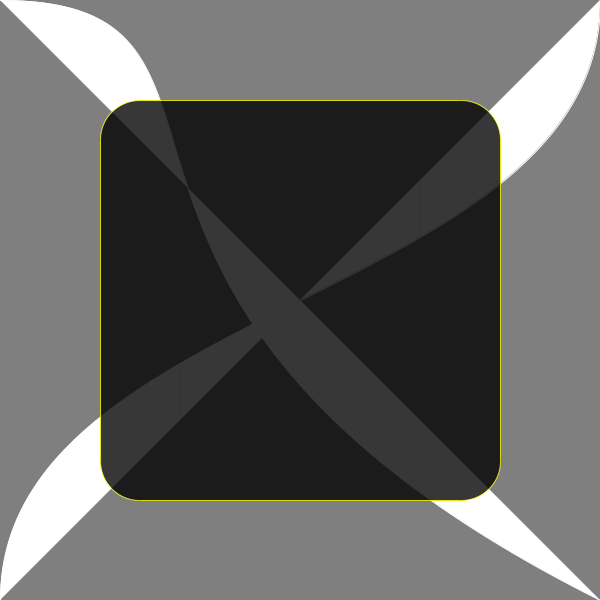
Frame 1 (no input)
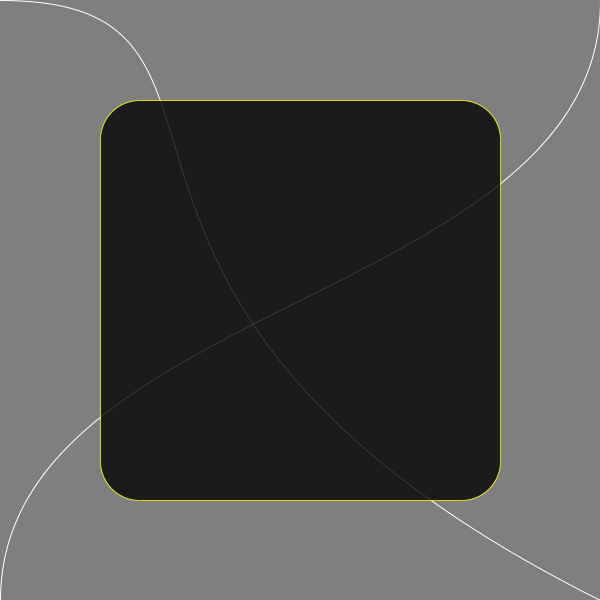
Frame 60 (the mouse pressed at the canvas centre just before this capture)
Frame 120 (the mouse held since frame 60 and released just before this capture): identical to frame 60, image omitted

The Processing sketch that drew these frames (run headless with seeded random() and noise(); from frame 60 on, the mouse is pressed at the canvas centre):

// Processing sketch: processing_36604
// ── processing_36604.pde

/*
Autor : Thomas Ramirez
Mail : rami.programmer[at]gmail.com
Licence : CC BY-NC-SA 2.0 (see informations on http://creativecommons.org/licenses/by-nc-sa/2.0/)
Date of publication : 10/09/2011 (DD/MM/YYYY)
Description : This is a free-to-use homemade function to draw rounded rectangles
*/

void setup()
{
  size(600,600);
  smooth();
}

void draw()
{
  background(127);
  
  // curves to test the alpha colors of our rounded rectangle :
  stroke(255);
  bezier(0,0,width/2,0,0,height/2,width,height);
  bezier(0,height,0,height/2,height,width/2,width,0);
  
  // our rounded rectangle !
  rect(100,100,400,400,-1,color(0,200),color(255,255,0,200));
}

void rect(int x,int y,int width,int height,int radius,color colorBackground,color colorEdge)
{
  // if radius is not correct, we change him with default value :
  if(radius<0 || radius>=width/2)
  {
    float percentage=(float)10/100;
    radius=int(percentage*width);
  }
  
  // this generate the rounded with the edge :
  stroke(colorBackground);noFill();
  strokeWeight(radius*2);
  strokeJoin(ROUND);
  rect(x+radius,y+radius,width-2*radius,height-2*radius);
  
  /* this rectangle is in the center of the rounded rectangle and it fills the space which
     wasn't drawed by the edge */
  strokeWeight(1);
  strokeJoin(MITER);
  if(radius<=(25*width)/100)
  {
    noStroke();fill(colorBackground);
    /* I don't know why, but on my computer, I need to correct the position of this rectangle
       depending on the alpha of the background !
    */
    float correction=map(alpha(colorBackground),75,255,0.45,0.02);
    float correction2=map(alpha(colorBackground),75,255,0.12,0.94);
    rect(  x+2*int(radius)+correction,
           y+2*int(radius)+correction,
           width-4*int(radius)+correction2,
           height-4*int(radius)+correction2
        );
  }
  
  // now we draw the edge :
  stroke(colorEdge);noFill();
  line(x+radius,y,x+width-radius,y);
  line(x+radius,y+height,x+width-radius,y+height);
  line(x,y+radius,x,y+height-radius);
  line(x+width,y+radius,x+width,y+height-radius);
  if(radius>0)
  {
    arc(x+radius-1,y+radius-1,radius*2-2,radius*2-2,PI,3*PI/2);
    arc(x+width-radius+1,y+radius-1,radius*2-2,radius*2-2,3*PI/2,TWO_PI);
    arc(x+width-radius+1,y+height-radius+1,radius*2-2,radius*2-2,0,PI/2);
    arc(x+radius-1,y+height-radius+1,radius*2-2,radius*2-2,PI/2,PI);
  }
}
